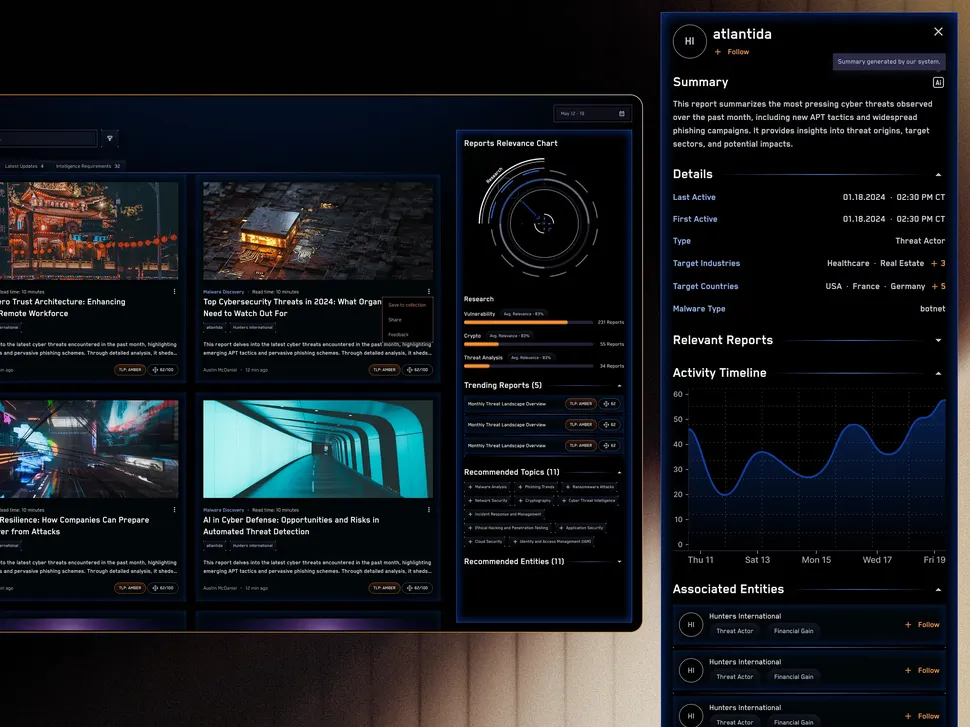
#> input picture original-e5f442d7af080970e1b307e8b6694ff0.webp, 970 x 727 px, shrunk from 2400 x 1800 before the run, given in place of test2.mp4, which was not available
$ python motion_heatmap.py
#> lines starting #> are read from the running program, lines starting #| are printed output that depends on the picture; pictures that were not available may be replaced by others from this repository, and a replacement may not be noted
import cv2
import numpy as np

# Load video
video_path = "test2.mp4"
output_video_path = "dynamic_motion_heatmap.mp4"

cap = cv2.VideoCapture(video_path)

# Get video properties
frame_width = int(cap.get(3))
frame_height = int(cap.get(4))
fps = int(cap.get(cv2.CAP_PROP_FPS))
fourcc = cv2.VideoWriter_fourcc(*'avc1')
out = cv2.VideoWriter(output_video_path, fourcc, fps, (frame_width, frame_height))

# Read first frame
ret, frame1 = cap.read()
#> frame1 is the input picture: shape (727, 970, 3); mean B, G, R 30, 26.4, 23.5
if not ret:
    print("Error: Couldn't read video file")
    cap.release()
    exit()

prev_gray = cv2.cvtColor(frame1, cv2.COLOR_BGR2GRAY)
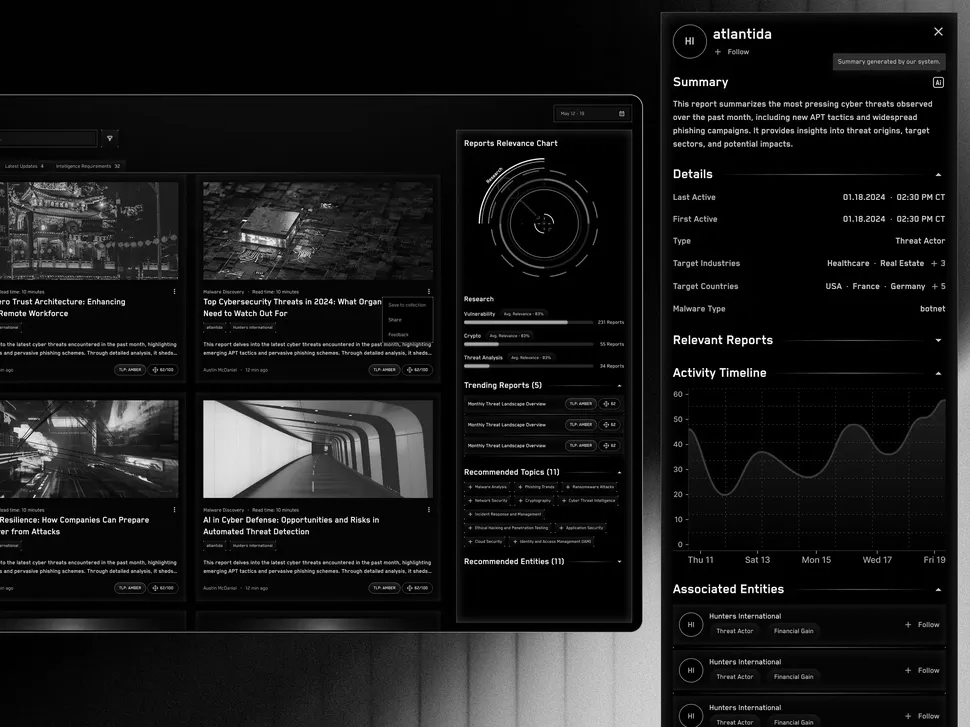
#> prev_gray: shape (727, 970); min 0, max 255, mean 25.9

# Initialize rolling heatmap (short memory to make it dynamic)
rolling_heatmap = np.zeros_like(prev_gray, dtype=np.float32)

while cap.isOpened():
    ret, frame2 = cap.read()
    if not ret:
        break

    gray = cv2.cvtColor(frame2, cv2.COLOR_BGR2GRAY)

    # Compute optical flow
    flow = cv2.calcOpticalFlowFarneback(prev_gray, gray, None, 0.5, 3, 15, 3, 5, 1.2, 0)
    magnitude, _ = cv2.cartToPolar(flow[..., 0], flow[..., 1])

    # Update rolling heatmap (exponential decay to prevent old data from dominating)
    rolling_heatmap = (rolling_heatmap * 0.8) + magnitude  # Adjust 0.8 to control memory length

    # Normalize heatmap for visibility
    heatmap_norm = cv2.normalize(rolling_heatmap, None, 0, 255, cv2.NORM_MINMAX)
    heatmap_color = cv2.applyColorMap(heatmap_norm.astype(np.uint8), cv2.COLORMAP_JET)
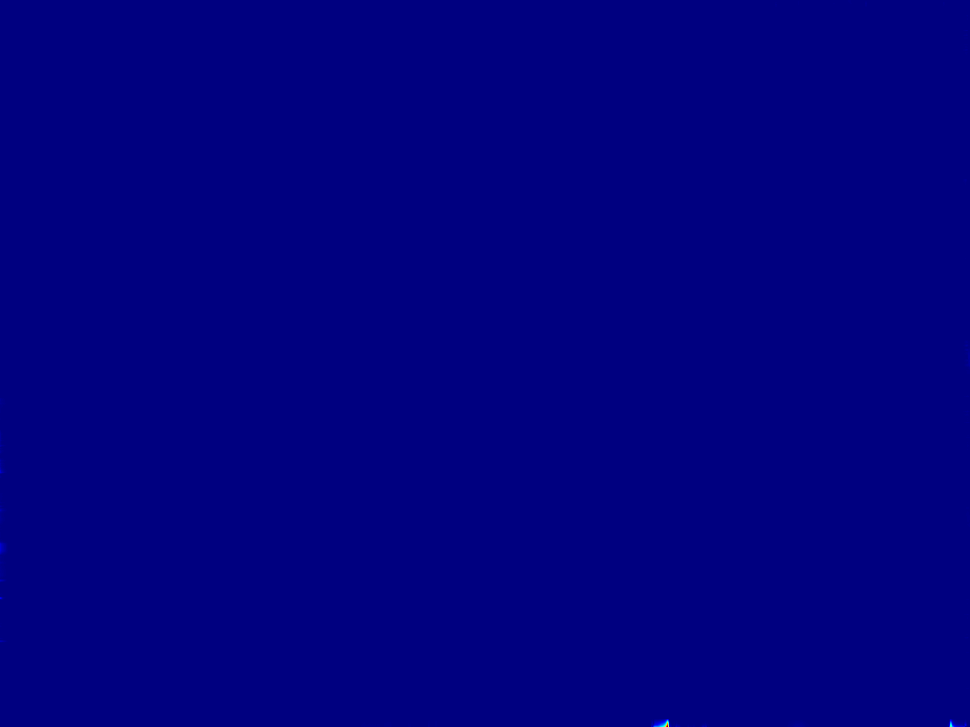
#> heatmap_color: shape (727, 970, 3); mean B, G, R 128, 0, 0

    # Overlay heatmap on the frame
    overlay = cv2.addWeighted(frame2, 0.6, heatmap_color, 0.4, 0)
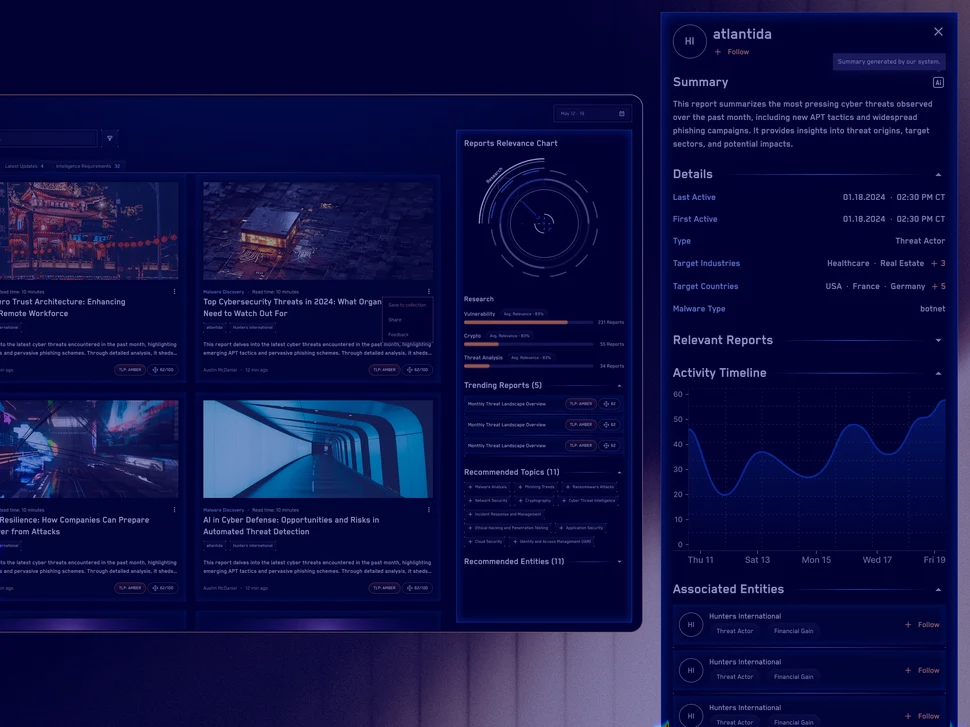
#> overlay: shape (727, 970, 3); mean B, G, R 69.2, 15.9, 14.2
    out.write(overlay)

    # Update previous frame
    prev_gray = gray

# Release resources
cap.release()
out.release()
cv2.destroyAllWindows()

print(f"Dynamic Motion Heatmap saved as {output_video_path}")

$ run again, on analysis ui.png
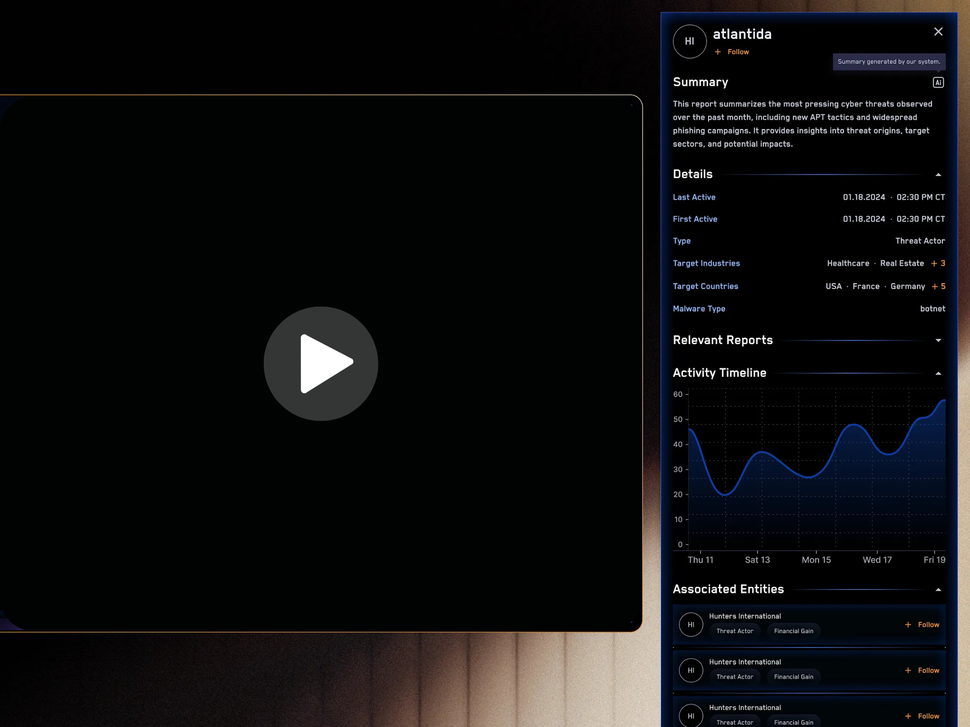
#> input picture analysis ui.png, 970 x 727 px, shrunk from 2048 x 1536 before the run, given in place of test2.mp4, which was not available
#> frame1 is the input picture: shape (727, 970, 3); mean B, G, R 15.4, 14.8, 14.1
#> `prev_gray = cv2.cvtColor(frame1, cv2.COLOR_BGR2GRAY)`:
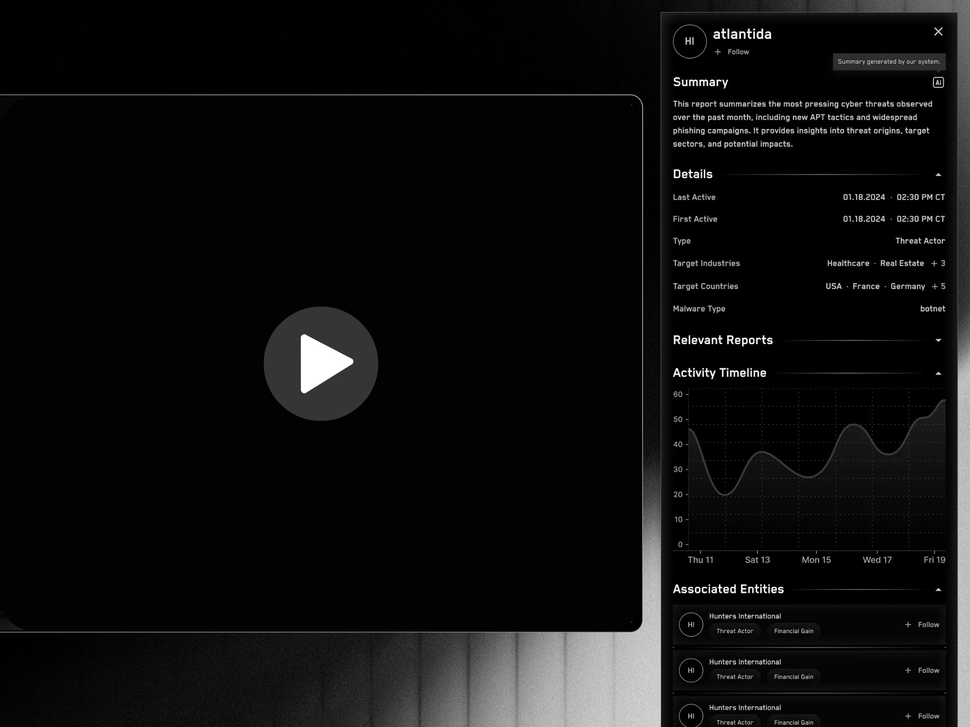
#> prev_gray: shape (727, 970); min 0, max 255, mean 14.7
#> `overlay = cv2.addWeighted(frame2, 0.6, heatmap_color, 0.4, 0)`:
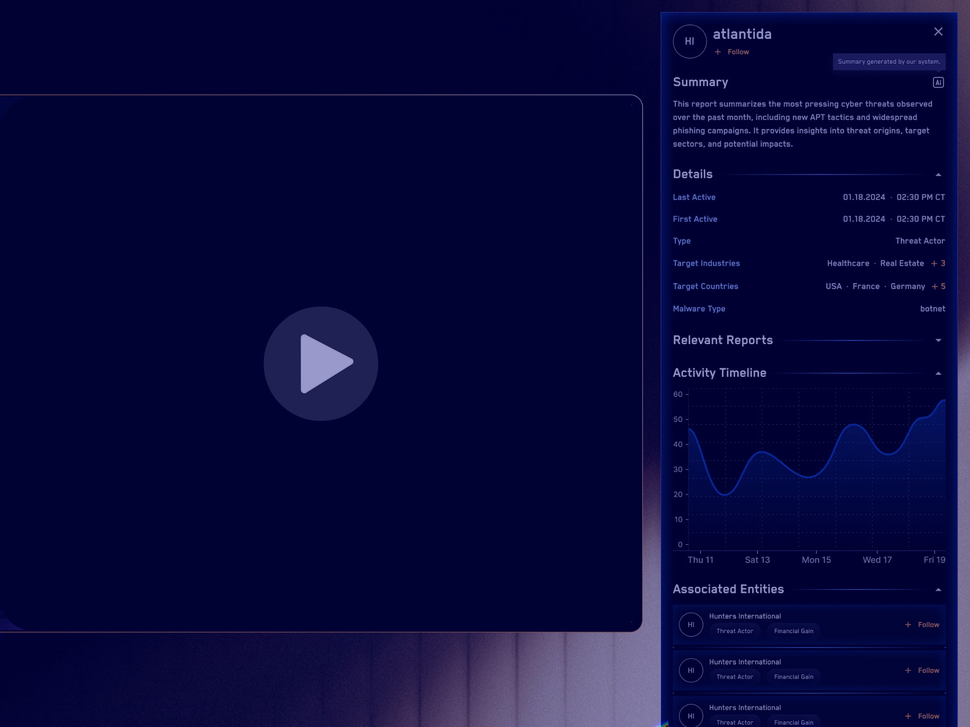
#> overlay: shape (727, 970, 3); mean B, G, R 60.3, 9, 8.5
